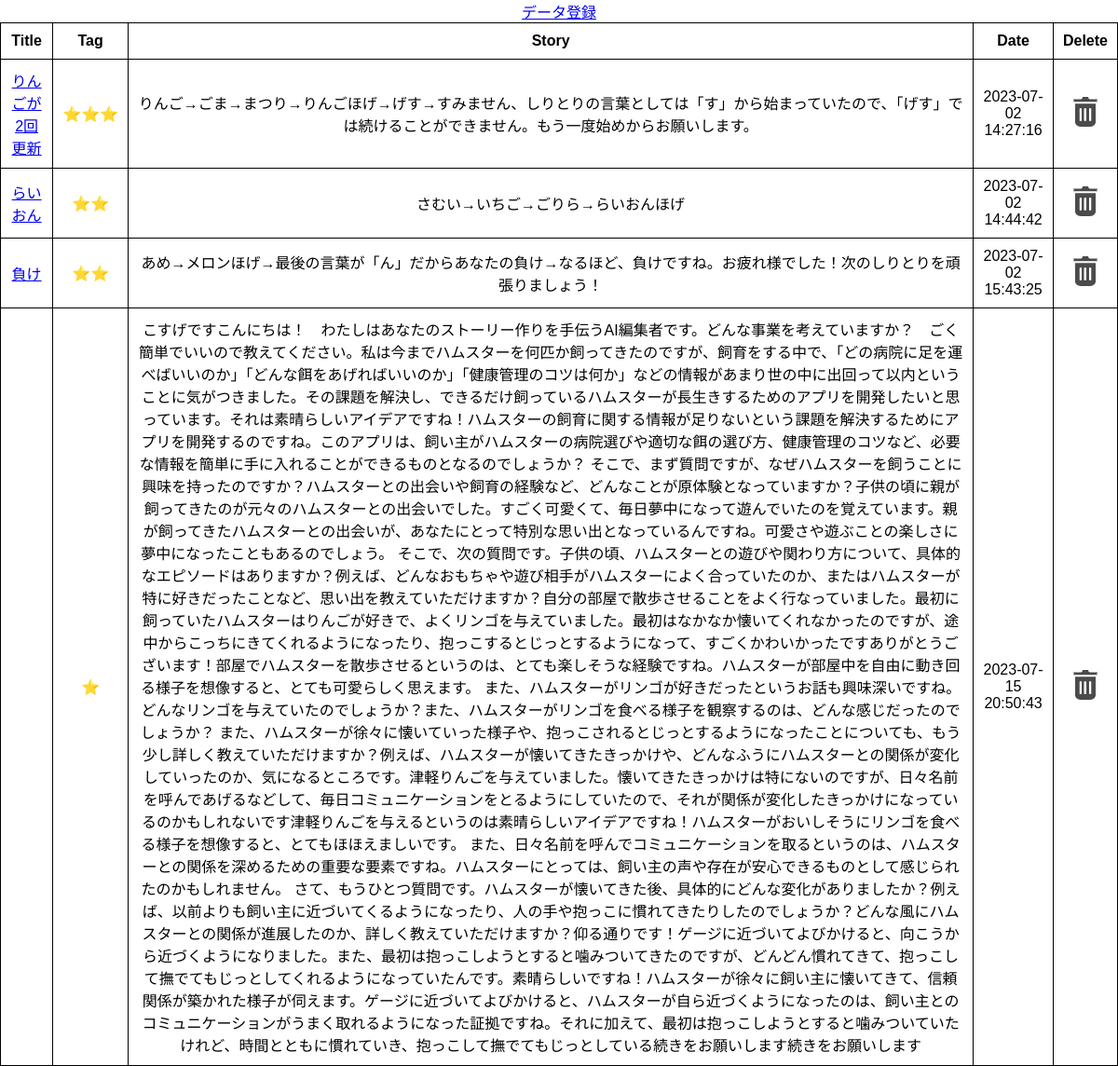
Screenshot of /09_Session/select.php (signed in) with the database file from the repository.
### tables this page shows
CREATE TABLE `gs_bm_table` (
  `id` int(12) NOT NULL,
  `title` varchar(64) NOT NULL,
  `tag` varchar(64) NOT NULL,
  `story` text NOT NULL,
  `date` datetime NOT NULL
);

### 09_Session/funcs.php (called while the page is built, shortened)
<?php
function h($str){
    return htmlspecialchars($str, ENT_QUOTES, "UTF-8");
  }

### 09_Session/select.php (the view, shortened to what this page needs)
<?php
require_once('funcs.php');
try {
  $pdo = new PDO('mysql:dbname=gs_db;charset=utf8;host=localhost','root','');
} catch (PDOException $e) {
  exit('DBConnectError'.$e->getMessage());
}
$stmt = $pdo->prepare("SELECT * FROM gs_bm_table");
$status = $stmt->execute();
$result = $stmt->fetchAll(PDO::FETCH_ASSOC);
?>
<!DOCTYPE html>
<html lang="en">
<head>
    <link rel="stylesheet" href="./css/style.css">
</head>
<body>
    <header>
        <a href="index.php">データ登録</a>
    </header>
    <table class="table">
            <thead>
                <tr>
                    <th>Title</th>
                    <th>Tag</th>
                    <th>Story</th>
                    <th>Date</th>
                    <?php if ($_SESSION['kanri_flg'] === 1): ?>
                        <th>Delete</th>
                    <?php endif; ?>
                </tr>
            </thead>
            <tbody>
                <?php foreach ($result as $result): ?>
                <tr>
                    <td><a href="detail.php?id=<?= h($result['id']) ?>"><?= h($result['title']) ?></a></td>
                    <td><?= h($result['tag']) ?></td>
                    <td><?= h($result['story']) ?></td>
                    <td><?= h($result['date']) ?></td>
                    <?php if ($_SESSION['kanri_flg'] === 1): ?>
                        <td><a href="delete.php?id=<?= h($result['id']) ?>"><img src="./img/trash.png" alt="trash"></a></td>
                    <?php endif; ?>
                </tr>
                <?php endforeach; ?>
            </tbody>
    </table>
</body>
</html>

### 09_Session/css/style.css (style rules this page uses)
body { text-align:center; align-items: center; min-height: 100vh; margin: 0; font-family: sans-serif; }
th,td { border: solid 1px; padding: 10px; }
table { border-collapse: collapse; }

### rows the page displays
gs_bm_table: title "りんごが2回更新", tag "⭐️⭐️⭐️", story "りんご→ごま→まつり→りんごほげ→げす→すみません、しりとりの言葉としては「す」から始まっていたので、「げす」では続けることができません。もう一度始めからお願いします。", date "2023-07-02 14:27:16"
gs_bm_table: title "らいおん", tag "⭐️⭐️", story "さむい→いちご→ごりら→らいおんほげ", date "2023-07-02 14:44:42"
gs_bm_table: title "負け", tag "⭐️⭐️", story "あめ→メロンほげ→最後の言葉が「ん」だからあなたの負け→なるほど、負けですね。お疲れ様でした！次のしりとりを頑張りましょう！", date "2023-07-02 15:43:25"
gs_bm_table: tag "⭐️", story "こすげですこんにちは！ わたしはあなたのストーリー作りを手伝うAI編集者です。どんな事業を考えていますか？ ごく簡単でいいので教えてください。私は今までハムスターを何匹か飼ってきたのですが、飼育をする中で、「どの病院に足を運べばいいのか」「どんな餌をあげればいいのか」「健康管理のコツは何か」などの情報があまり世の中に出回って以内ということに気がつきました。その課題を解決し、できるだけ飼っているハムスターが長生きするためのアプリを開発したいと思っています。それは素晴らしいアイデアですね！ハムスターの飼育に関する情報が足りないという課題を解決するためにアプリを開発するのですね。このアプリは、飼い主がハムスターの病院選びや適切な餌の選び方、健康管理のコツなど、必要な情報を簡単に手に入れることができるものとなるのでしょうか？ そこで、まず質問ですが、なぜハムスターを飼うことに興味を持ったのですか？ハムスターとの出会いや飼育の経験など、どんなことが原体験となっていますか？子供の頃に親が飼ってきたのが元々のハムスターとの出会いでした。すごく可愛くて、毎日夢中になって遊んでいたのを覚えています。親が飼ってきたハムスターとの出会いが、あなたにとって特別な思い出となっているんですね。可愛さや遊ぶことの楽しさに夢中になったこともあるのでしょう。…", date "2023-07-15 20:50:43"
